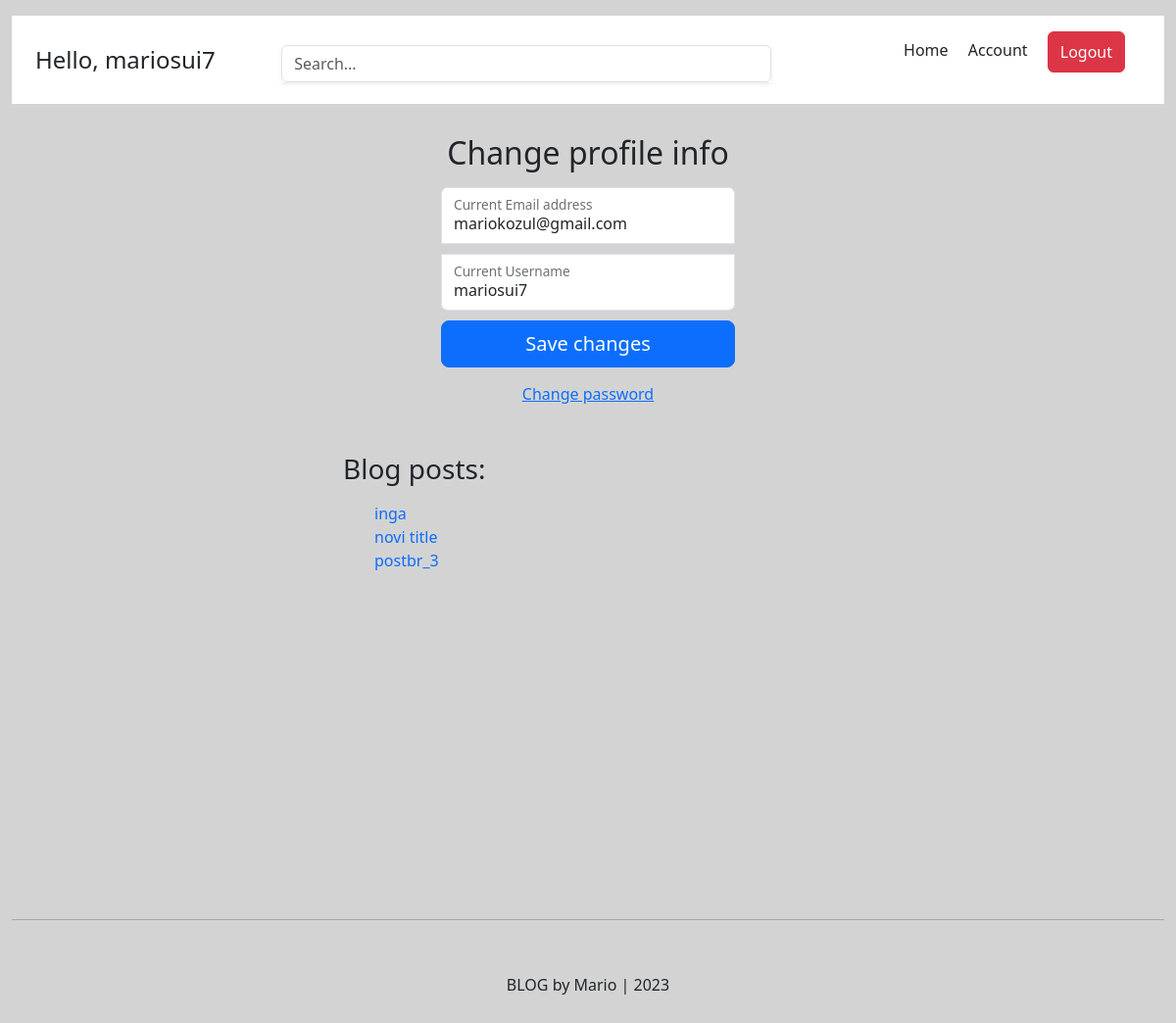
/account/ (signed in), run on the app's committed database.
### account/models.py (models this page shows, shortened)
class Account(AbstractBaseUser):
    email=models.EmailField(verbose_name="email",max_length=60,unique=True)
    username=models.CharField(max_length=30,unique=True)
    date_joined=models.DateTimeField(verbose_name="date joined",auto_now_add=True)
    last_login=models.DateTimeField(verbose_name="last login",auto_now=True)
    is_admin=models.BooleanField(default=False)
    is_active=models.BooleanField(default=True)
    is_staff=models.BooleanField(default=False)
    is_superuser=models.BooleanField(default=False)
    objects=MyAccountManager()
    USERNAME_FIELD="email"
    REQUIRED_FIELDS=["username"]

### blog/models.py (models this page shows)
class BlogPost(models.Model):
    title=              models.CharField(max_length=50,null=False,blank=False)
    body=               models.TextField(max_length=5000,null=False,blank=False)
    image=              models.ImageField(upload_to=upload_location,null=False,blank=False)
    date_published=     models.DateTimeField(auto_now_add=True,verbose_name="date published")
    date_updated=       models.DateTimeField(auto_now=True,verbose_name="date updated")
    author=             models.ForeignKey(settings.AUTH_USER_MODEL,on_delete=models.CASCADE)
    slug=               models.SlugField(max_length=200,blank=True,unique=True)
    def __str__(self):
        return self.title

### account/views.py (the view)
# urls.py: path("account/",account_view,name="account"),
def account_view(request):
    if not request.user.is_authenticated:
        return redirect('login')
    context={}
    if request.POST:
        form=AccountUpdateForm(request.POST,instance=request.user)
        if form.is_valid():
            form.initial={
                "email":request.POST["email"],
                "username":request.POST["username"],
            }
            context['success_message']="Updated"
            form.save()
    else:
        form=AccountUpdateForm(
            initial={
            "email":request.user.email,
            "username":request.user.username,
            }
        )
    context['account_form']=form
    blog_posts=BlogPost.objects.filter(author=request.user)
    context['blog_posts']=blog_posts
    return render(request,'account/account.html',context)

### account/forms.py (shortened to what this page needs)
class AccountUpdateForm(forms.ModelForm):
    class Meta:
        model=Account
        fields=('email','username')

### account/templates/account/account.html (shortened to what this page needs)
{% extends 'base.html' %}
{% block content%}
<main class="form-signin w-100 m-auto">
    <form method="post"> {% csrf_token %}
        <h2 class="h2 mb-3 fw-normal">Change profile info</h2>
        <div class="form-floating">
          <input type="email" name="email" class="form-control" id="floatingInput" placeholder="Email address" value="{{account_form.initial.email}}">
          <label for="floatingInput">Current Email address</label>
        </div>
        <div class="form-floating">
          <input type="text" name="username" class="form-control" id="floatingUsername" placeholder="Username" value="{{account_form.initial.username}}">
          <label for="floatingUsername"> Current Username</label>
        </div>
        <button class="w-100  btn btn-lg btn-primary" type="submit">Save changes</button>
      </form>
    </main>
    <div class="d-flex flex-column">
      <a class="m-auto"href="{% url 'password_change' %}">Change password</a>
    </div>
    <div class="container mt-4 p-4">
      <div clas="row">
        <div class="blog-posts">
          <h3 class="mb-3 font-weight-normal">Blog posts:</h3>
          {% if blog_posts %}
            <ul>
              {% for post in blog_posts %}
                <a href="{% url 'blog:detail' post.slug %}" style="text-decoration:none;">
                    <li class="list-group-item">{{post}}</li>
                </a>
              {% endfor %}
            </ul>
        </div>
      </div>
    </div>
{% endblock content%}

### templates/snippets/header.html (shortened to what this page needs)
    <link href="https://cdn.jsdelivr.net/npm/bootstrap@5.3.0-alpha1/dist/css/bootstrap.min.css" rel="stylesheet">
        <a href="/" class="d-flex align-items-center text-dark text-decoration-none">
    <div class="d-flex flex-column flex-md-row align-items-center p-3 px-md-4 mb-3 bg-white border-bottom-shadow-sm">
          {% if request.user.is_authenticated %}
            <span class="fs-4">Hello, {{request.user.username}}</span>
          {% endif %}
        </a>
        <div class="search-bar mt-sm-2 mr-2 col-lg-6 mx-auto" >
            <form method="get" class="shadow-sm">
                <input type="text" class="form-control" name="q" id="id_q" placeholder="Search..." value="{{query}}">
            </form>
        </div>
        <nav class="d-inline-flex mt-2 mt-md-0 ms-md-auto">
            {% if request.user.is_authenticated %}
            <p><a class="me-3 py-2 text-dark text-decoration-none" href="{% url 'homepage' %}">Home</a>
                <a class="me-3 py-2 text-dark text-decoration-none" href="{% url 'account' %}">Account</a>
               <a class=" me-3 py-2 btn btn-danger" href="{% url 'logout' %}">Logout</a>
            </p>
        {% else %}
            <p>
                <a class="me-3 py-2 text-dark text-decoration-none" href="{% url 'homepage' %}">Home</a>
                <a class="me-3 py-2 text-dark text-decoration-none" href="{% url 'register' %}">Register</a>
                <a class="me-3 py-2 btn btn-primary" href="{% url 'login' %}">Login</a>
            </p>
        {% endif %}
        </nav>

### templates/snippets/header.html (style rules this page uses)
.container { max-width: 100%; margin:auto; }
.search-bar { max-width:500px; }

### templates/snippets/base_css.html (style rules this page uses)
body { background-color: lightgrey; }

### account/templates/account/account.html (style rules this page uses)
.form-signin { max-width: 330px; padding: 15px; }
.form-signin input[type="email"] { margin-bottom: 10px; border-bottom-right-radius: 0; border-bottom-left-radius: 0; }
.form-signin input[type="text"] { margin-bottom: 10px; border-top-left-radius: 0; border-top-right-radius: 0; }
.h2 { text-align: center; }
.blog-posts { max-width: 500px; width:100%; margin:auto; }

### data on the page
Account: user.username "mariosui7", email "mariokozul@gmail.com", username "mariosui7"
BlogPost: title "inga"
BlogPost: title "novi title"
BlogPost: title "postbr_3"
